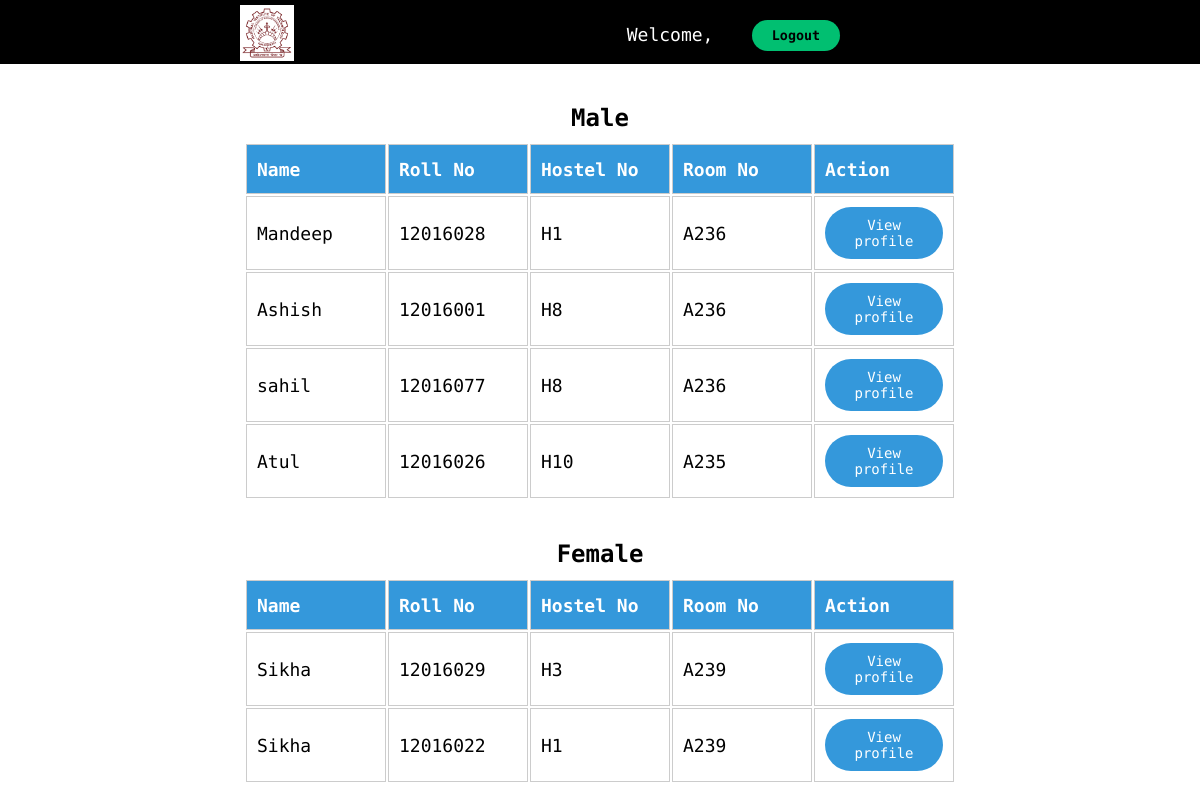
The page /admin/student_details.php on the database its author committed.
### tables this page shows
CREATE TABLE `students` (
  `student_id` int(11) NOT NULL,
  `student_roll` int(11) NOT NULL,
  `student_name` varchar(255) NOT NULL,
  `student_email` varchar(255) NOT NULL,
  `student_phone` bigint(20) NOT NULL,
  `student_pass` varchar(255) NOT NULL,
  `hostel_no` varchar(255) NOT NULL,
  `room_no` varchar(255) NOT NULL,
  `course` varchar(255) NOT NULL,
  `room_seater` int(11) NOT NULL,
  `father_name` varchar(255) NOT NULL,
  `father_phoneno` bigint(20) NOT NULL,
  `your_photo` varchar(255) NOT NULL,
  `gender` varchar(255) NOT NULL,
  `allot_date` date NOT NULL DEFAULT current_timestamp(),
  `fees` int(11) NOT NULL
);

### admin/student_details.php (the view, shortened to what this page needs)
<?php
include '../partials/db_connect.php';
?>
<!DOCTYPE html>
<html lang="en">
<head>
    <link rel="stylesheet" href="../css/student.css">
    <link rel="stylesheet" href="../css/leaverequest.css">
</head>
<body>
    <?php
    $user_id = $_GET['id'];
    ?>
    <div class="nav-content">
        <div class="wrapper">
            <div class="nav-align">
                <div class="nav-logo">
                    <a href=""><img src="../image/logo.png" alt="NIT kkr Logo" style="background-color:white;"></a>
                </div>
                <div class="nav-links">
                    <ul class="text-center">
                        <li style="color:white;">Welcome,</li>
                        <button class="btn-primary res-btn" style="margin-left:2vw; margin-top:2.5vh;"
                            onclick="change2()">Logout</button>
                    </ul>
                </div>
            </div>
        </div>
    </div>
    <h2 class="text-center">Male</h2>
    <table>
        <tr style="background-color:#3498db;">
            <th>Name</th>
            <th>Roll No</th>
            <th>Hostel No</th>
            <th>Room No</th>
            <th>Action</th>
        </tr>
        <?php
        $sql = "SELECT * FROM students";
        $res = mysqli_query($conn, $sql);
        $count = mysqli_num_rows($res);
        if ($count > 0) {
            while ($rows = mysqli_fetch_assoc($res)) {
                $name = $rows['student_name'];
                $roll_no = $rows['student_roll'];
                $hostel_no = $rows['hostel_no'];
                $room_no = $rows['room_no'];
                $gender = $rows['gender'];
                if ($gender == "Male") {
                    ?>
                    <tr>
                        <td>
                            <?php echo $name ?>
                        </td>
                        <td>
                            <?php echo $roll_no ?>
                        </td>
                        <td>
                            <?php echo $hostel_no ?>
                        </td>
                        <td>
                            <?php echo $room_no ?>
                        </td>
                        <td class="text-center">
                        <a href="view_student_details.php?s_id=<?php echo $roll_no ?>&id=<?php echo $user_id ?>"><button class="btnprofile">View profile</button></a>
                        </td>
                    </tr>
                    <?php
                }
            }
        }
        ?>
    </table>
    <h2 class="text-center">Female</h2>
    <table>
        <tr style="background-color:#3498db;">
            <th>Name</th>
            <th>Roll No</th>
            <th>Hostel No</th>
            <th>Room No</th>
            <th>Action</th>
        </tr>
        <?php
        $sql = "SELECT * FROM students";
        $res = mysqli_query($conn, $sql);
        $count = mysqli_num_rows($res);
        if ($count > 0) {
            while ($rows = mysqli_fetch_assoc($res)) {
                $name = $rows['student_name'];
                $roll_no = $rows['student_roll'];
                $hostel_no = $rows['hostel_no'];
                $room_no = $rows['room_no'];
                $gender = $rows['gender'];
                if ($gender == "Female") {
                    ?>
                    <tr>
                        <td>
                            <?php echo $name ?>
                        </td>
                        <td>
                            <?php echo $roll_no ?>
                        </td>
                        <td>
                            <?php echo $hostel_no ?>
                        </td>
                        <td>
                            <?php echo $room_no ?>
                        </td>
                        <td class="text-center">
                        <a href="view_student_details.php?s_id=<?php echo $roll_no ?>&id=<?php echo $user_id ?>"><button class="btnprofile">View profile</button></a>
                        </td>
                    </tr>
                    <?php
                }
            }
        }
        ?>
    </table>
</body>

### css/student.css (style rules this page uses)
* { padding: 0; margin: 0; box-sizing: border-box; font-family: "Encode Sans Expanded", sans-serif; }
body { height: 100vh; width: 100vw; overflow-x: hidden !important; }
.wrapper { width: 80%; margin: 0 auto; }
.text-center { text-align: center; }
.btn-primary { padding: 8px 20px; border-radius: 25px; background-color: #01bf71; border: none; font-weight: bold; }
.nav-content { min-height: 8vh; background-color: black; }
.nav-align { background-color: black; max-height: 8vh; display: flex; justify-content: space-between; gap: 20px; margin-left: 10vw; margin-right: 20vw; }
.nav-logo a img { height: 7vh; padding: 2px; margin-top: 0.6vh; }
.nav-links ul { display: flex; gap: 0.6vw; font-size: large; text-decoration: none; }
.nav-links ul li { margin-top: 3vh; }
.nav-links ul li { list-style-type: none; }

### css/leaverequest.css (style rules this page uses)
* { padding: 0; margin: 0; box-sizing: border-box; font-family: "Encode Sans Expanded", sans-serif; }
body { height: 100vh; width: 100vw; }
h2 { padding-top: 40px; }
table { display: flex; justify-content: center; padding-top: 10px; }
th { width: 140px; height: 50px; background: #3498db; color: white; font-weight: bold; }
td, th { width: 140px; height: 50px; padding: 10px; border: 1px solid #ccc; text-align: left; font-size: 18px; }
.btnprofile { color: white; background-color: #3498db; font-size: 14px; border: none; padding: 10px 15px; border-radius: 50px; }
::placeholder { color: #fff; }
a { text-decoration: none; }

### rows shown on the page
students: student_name "Mandeep", student_roll "12016028", hostel_no "H1", room_no "A236"
students: student_name "Ashish", student_roll "12016001", hostel_no "H8", room_no "A236"
students: student_name "sahil", student_roll "12016077", hostel_no "H8", room_no "A236"
students: student_name "Atul", student_roll "12016026", hostel_no "H10", room_no "A235"
students: student_name "Sikha", student_roll "12016029", hostel_no "H3", room_no "A239"
students: student_name "Sikha", student_roll "12016022", hostel_no "H1", room_no "A239"
